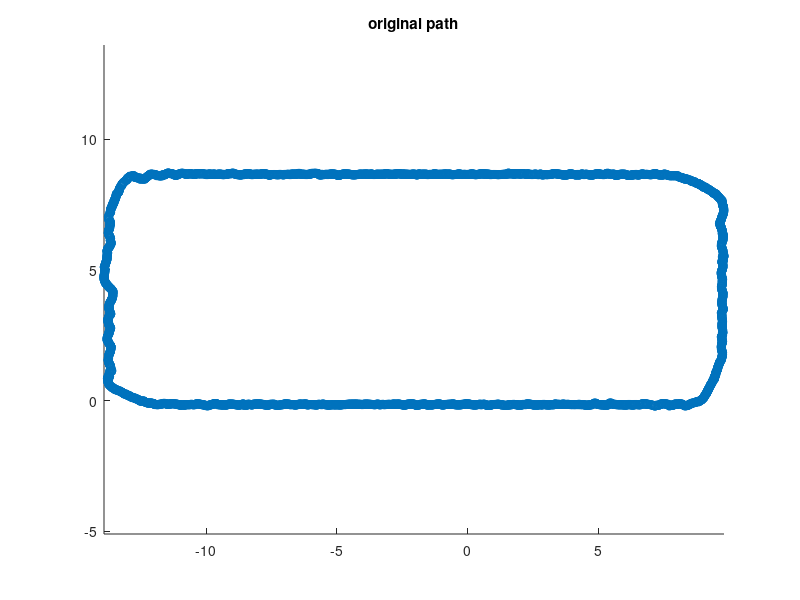

Write MATLAB code to recreate this figure. (Note: this script raises an error after producing the figure.)
close all;
clear all;

show_figures = true;

csv_data = load('waypoint_log.csv');
csv_data = [csv_data(2:end,:);csv_data(1,:)];
x = csv_data(:,1);
y = csv_data(:,2);
t = [0:length(x)-1] ./ (length(x)-1);

if show_figures
    figure(1)
    daspect([1 1 1])
    scatter(x,y)
    axis equal
    title('original path');
end

% =========================================================================
% low-pass filtering

n_harmonics = 1000;
n_freqs = 50;
xy = rEfourier(fEfourier([x y], n_harmonics, false, false), ...
    n_harmonics, n_freqs);
% =========================================================================

waypoints = [xy;xy(1,:)];
segments = waypoints(2:end,1:2) - waypoints(1:end-1,1:2);
yaw = rad2deg(cart2pol(segments(:,1), segments(:,2)));
phi = quaternion([yaw zeros(length(yaw),2)],'eulerd','ZYX','frame');

% compute arrow directions and lengths (just for plotting)
r = sqrt(sum((segments.^2),2)) / 2; % set to half the segment length
[u,v]=pol2cart(deg2rad(yaw), r);

if show_figures
    figure(2)
    daspect([1 1 1])
    scatter(xy(:,1), xy(:,2))
    hold on
    daspect([1 1 1])
    arrow3(xy(:,1:2),xy(:,1:2)+[u,v],'-r',r/2)
    title('low-pass filtered path');
end

writematrix([xy deg2rad(yaw)], 'waypoints_lowpass_filtered.csv');

n = 1000; % desired number of interpolated waypoints

loop_xy = repmat(xy,3,1);
loop_t = [-1:1/length(xy):2];
loop_t = loop_t(1:end-1);
px = pchip(loop_t,loop_xy(:,1),[0:1/n:1])';
py = pchip(loop_t,loop_xy(:,2),[0:1/n:1])';

px = px(1:end-1,:);
py = py(1:end-1,:);

% =========================================================================
new_q = [];
for i=0:length(phi)-1
    j = mod(i+1, length(phi));
    steps = n/length(phi);
    q0 = phi(i+1);
    q1 = phi(j+1);
    q_interp = slerp(q0,q1,[0:1/(steps-1):1]);
    new_q = vertcat(new_q,compact(q_interp));
end

% =========================================================================
new_xy = [px py];
new_waypoints = [new_xy;new_xy(1,:)];
new_segments = new_waypoints(2:end,1:2) - new_waypoints(1:end-1,1:2);

new_yaw = eulerd(quaternion(new_q),'ZYX','frame');
new_yaw = new_yaw(:,1);

new_r = sqrt(sum((new_segments.^2),2)) / 2; % set to half the segment length
[new_u,new_v]=pol2cart(deg2rad(new_yaw), new_r);

if show_figures
    figure(3)
    daspect([1 1 1])
    scatter(new_xy(:,1), new_xy(:,2))
    hold on
    daspect([1 1 1])
    arrow3(new_xy(:,1:2),new_xy(:,1:2)+[new_u,new_v],'-r',new_r/2)
    title('resampled path');
end

writematrix([new_xy deg2rad(new_yaw)], 'waypoints_resampled.csv');
